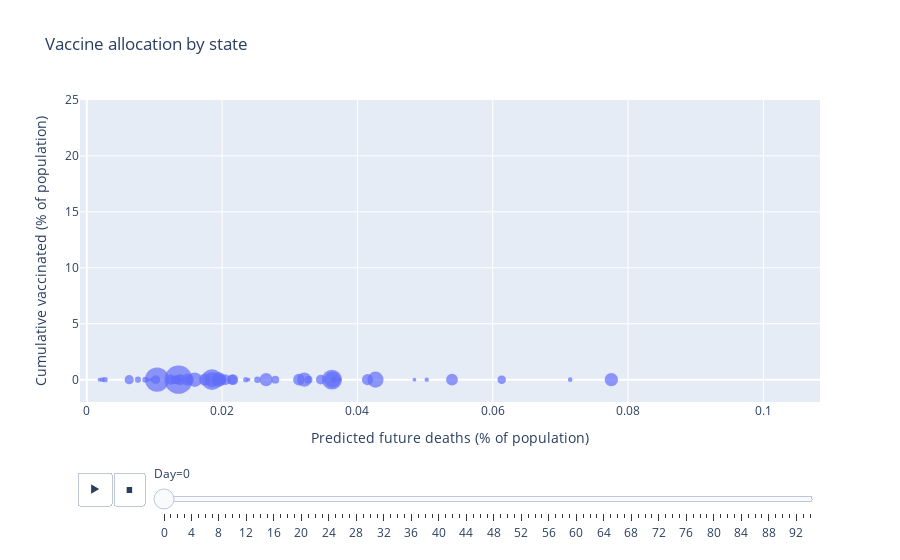

Notebook source saved alongside this figure:
### Code cell
scatter_animation(
    solution=solution,
    model=model
)

### Figure 1 — Plotly figure (JSON) as saved in the notebook; plotly's stock layout.template omitted (floating-point values rounded to 4 significant figures)
{"data": [{"hovertemplate": "Day=0<br>Predicted future deaths (% of population)=%{x}<br>Cumulative vaccinated (% of population)=%{y}<br>Population (M)=%{marker.size}<extra></extra>", "legendgroup": "", "marker": {"color": "#636efa", "line": {"width": 0}, "size": [4.888, 0.7374, 7.172, 3.014, 39.56, 5.696, 3.573, 0.9672, 0.7025, 21.3, 10.52, 1.42, 1.754, 12.74, 6.692, 3.156, 2.912, 4.468, 4.66, 1.338, 6.043, 6.902, 9.996, 5.611, 2.987, 6.126, 1.062, 1.929, 3.034, 1.356, 8.909, 2.095, 19.54, 10.38, 0.7601, 11.69, 3.943, 4.191, 12.81, 1.057, 5.084, 0.8822, 6.77, 28.7, 3.161, 0.6263, 8.518, 7.536, 1.806, 5.814, 0.5777], "sizemode": "area", "sizeref": 0.09889, "symbol": "circle"}, "mode": "markers", "name": "", "showlegend": false, "type": "scatter", "x": [0.02148, 0.001887, 0.01747, 0.01289, 0.01356, 0.02045, 0.06132, 0.05024, 0.04842, 0.0185, 0.01952, 0.002702, 0.008655, 0.04267, 0.03135, 0.03277, 0.02006, 0.01341, 0.03458, 0.01355, 0.04148, 0.05398, 0.03214, 0.0216, 0.02787, 0.0138, 0.002295, 0.03654, 0.01508, 0.0235, 0.07752, 0.02522, 0.03624, 0.01597, 0.0239, 0.01857, 0.01019, 0.006268, 0.03631, 0.07144, 0.01243, 0.03738, 0.01974, 0.01038, 0.01307, 0.009529, 0.02651, 0.01491, 0.007567, 0.0193, 0.009074], "xaxis": "x", "y": [0, 0, 0, 0, 0, 0, 0, 0, 0, 0, 0, 0, 0, 0, 0, 0, 0, 0, 0, 0, 0, 0, 0, 0, 0, 0, 0, 0, 0, 0, 0, 0, 0, 0, 0, 0, 0, 0, 0, 0, 0, 0, 0, 0, 0, 0, 0, 0, 0, 0, 0], "yaxis": "y"}], "layout": {"legend": {"itemsizing": "constant", "tracegroupgap": 0}, "sliders": [{"active": 0, "currentvalue": {"prefix": "Day="}, "len": 0.9, "pad": {"b": 10, "t": 60}, "steps": [{"args": [["0"], {"frame": {"duration": 0, "redraw": false}, "fromcurrent": true, "mode": "immediate", "transition": {"duration": 0, "easing": "linear"}}], "label": "0", "method": "animate"}, {"args": [["1"], {"frame": {"duration": 0, "redraw": false}, "fromcurrent": true, "mode": "immediate", "transition": {"duration": 0, "easing": "linear"}}], "label": "1", "method": "animate"}, {"args": [["2"], {"frame": {"duration": 0, "redraw": false}, "fromcurrent": true, "mode": "immediate", "transition": {"duration": 0, "easing": "linear"}}], "label": "2", "method": "animate"}, {"args": [["3"], {"frame": {"duration": 0, "redraw": false}, "fromcurrent": true, "mode": "immediate", "transition": {"duration": 0, "easing": "linear"}}], "label": "3", "method": "animate"}, {"args": [["4"], {"frame": {"duration": 0, "redraw": false}, "fromcurrent": true, "mode": "immediate", "transition": {"duration": 0, "easing": "linear"}}], "label": "4", "method": "animate"}, {"args": [["5"], {"frame": {"duration": 0, "redraw": false}, "fromcurrent": true, "mode": "immediate", "transition": {"duration": 0, "easing": "linear"}}], "label": "5", "method": "animate"}, {"args": [["6"], {"frame": {"duration": 0, "redraw": false}, "fromcurrent": true, "mode": "immediate", "transition": {"duration": 0, "easing": "linear"}}], "label": "6", "method": "animate"}, {"args": [["7"], {"frame": {"duration": 0, "redraw": false}, "fromcurrent": true, "mode": "immediate", "transition": {"duration": 0, "easing": "linear"}}], "label": "7", "method": "animate"}, {"args": [["8"], {"frame": {"duration": 0, "redraw": false}, "fromcurrent": true, "mode": "immediate", "transition": {"duration": 0, "easing": "linear"}}], "label": "8", "method": "animate"}, {"args": [["9"], {"frame": {"duration": 0, "redraw": false}, "fromcurrent": true, "mode": "immediate", "transition": {"duration": 0, "easing": "linear"}}], "label": "9", "method": "animate"}, {"args": [["10"], {"frame": {"duration": 0, "redraw": false}, "fromcurrent": true, "mode": "immediate", "transition": {"duration": 0, "easing": "linear"}}], "label": "10", "method": "animate"}, {"args": [["11"], {"frame": {"duration": 0, "redraw": false}, "fromcurrent": true, "mode": "immediate", "transition": {"duration": 0, "easing": "linear"}}], "label": "11", "method": "animate"}, {"args": [["12"], {"frame": {"duration": 0, "redraw": false}, "fromcurrent": true, "mode": "immediate", "transition": {"duration": 0, "easing": "linear"}}], "label": "12", "method": "animate"}, {"args": [["13"], {"frame": {"duration": 0, "redraw": false}, "fromcurrent": true, "mode": "immediate", "transition": {"duration": 0, "easing": "linear"}}], "label": "13", "method": "animate"}, {"args": [["14"], {"frame": {"duration": 0, "redraw": false}, "fromcurrent": true, "mode": "immediate", "transition": {"duration": 0, "easing": "linear"}}], "label": "14", "method": "animate"}, {"args": [["15"], {"frame": {"duration": 0, "redraw": false}, "fromcurrent": true, "mode": "immediate", "transition": {"duration": 0, "easing": "linear"}}], "label": "15", "method": "animate"}, {"args": [["16"], {"frame": {"duration": 0, "redraw": false}, "fromcurrent": true, "mode": "immediate", "transition": {"duration": 0, "easing": "linear"}}], "label": "16", "method": "animate"}, {"args": [["17"], {"frame": {"duration": 0, "redraw": false}, "fromcurrent": true, "mode": "immediate", "transition": {"duration": 0, "easing": "linear"}}], "label": "17", "method": "animate"}, {"args": [["18"], {"frame": {"duration": 0, "redraw": false}, "fromcurrent": true, "mode": "immediate", "transition": {"duration": 0, "easing": "linear"}}], "label": "18", "method": "animate"}, {"args": [["19"], {"frame": {"duration": 0, "redraw": false}, "fromcurrent": true, "mode": "immediate", "transition": {"duration": 0, "easing": "linear"}}], "label": "19", "method": "animate"}, {"args": [["20"], {"frame": {"duration": 0, "redraw": false}, "fromcurrent": true, "mode": "immediate", "transition": {"duration": 0, "easing": "linear"}}], "label": "20", "method": "animate"}, {"args": [["21"], {"frame": {"duration": 0, "redraw": false}, "fromcurrent": true, "mode": "immediate", "transition": {"duration": 0, "easing": "linear"}}], "label": "21", "method": "animate"}, {"args": [["22"], {"frame": {"duration": 0, "redraw": false}, "fromcurrent": true, "mode": "immediate", "transition": {"duration": 0, "easing": "linear"}}], "label": "22", "method": "animate"}, {"args": [["23"], {"frame": {"duration": 0, "redraw": false}, "fromcurrent": true, "mode": "immediate", "transition": {"duration": 0, "easing": "linear"}}], "label": "23", "method": "animate"}, {"args": [["24"], {"frame": {"duration": 0, "redraw": false}, "fromcurrent": true, "mode": "immediate", "transition": {"duration": 0, "easing": "linear"}}], "label": "24", "method": "animate"}, {"args": [["25"], {"frame": {"duration": 0, "redraw": false}, "fromcurrent": true, "mode": "immediate", "transition": {"duration": 0, "easing": "linear"}}], "label": "25", "method": "animate"}, {"args": [["26"], {"frame": {"duration": 0, "redraw": false}, "fromcurrent": true, "mode": "immediate", "transition": {"duration": 0, "easing": "linear"}}], "label": "26", "method": "animate"}, {"args": [["27"], {"frame": {"duration": 0, "redraw": false}, "fromcurrent": true, "mode": "immediate", "transition": {"duration": 0, "easing": "linear"}}], "label": "27", "method": "animate"}, {"args": [["28"], {"frame": {"duration": 0, "redraw": false}, "fromcurrent": true, "mode": "immediate", "transition": {"duration": 0, "easing": "linear"}}], "label": "28", "method": "animate"}, {"args": [["29"], {"frame": {"duration": 0, "redraw": false}, "fromcurrent": true, "mode": "immediate", "transition": {"duration": 0, "easing": "linear"}}], "label": "29", "method": "animate"}, {"args": [["30"], {"frame": {"duration": 0, "redraw": false}, "fromcurrent": true, "mode": "immediate", "transition": {"duration": 0, "easing": "linear"}}], "label": "30", "method": "animate"}, {"args": [["31"], {"frame": {"duration": 0, "redraw": false}, "fromcurrent": true, "mode": "immediate", "transition": {"duration": 0, "easing": "linear"}}], "label": "31", "method": "animate"}, {"args": [["32"], {"frame": {"duration": 0, "redraw": false}, "fromcurrent": true, "mode": "immediate", "transition": {"duration": 0, "easing": "linear"}}], "label": "32", "method": "animate"}, {"args": [["33"], {"frame": {"duration": 0, "redraw": false}, "fromcurrent": true, "mode": "immediate", "transition": {"duration": 0, "easing": "linear"}}], "label": "33", "method": "animate"}, {"args": [["34"], {"frame": {"duration": 0, "redraw": false}, "fromcurrent": true, "mode": "immediate", "transition": {"duration": 0, "easing": "linear"}}], "label": "34", "method": "animate"}, {"args": [["35"], {"frame": {"duration": 0, "redraw": false}, "fromcurrent": true, "mode": "immediate", "transition": {"duration": 0, "easing": "linear"}}], "label": "35", "method": "animate"}, {"args": [["36"], {"frame": {"duration": 0, "redraw": false}, "fromcurrent": true, "mode": "immediate", "transition": {"duration": 0, "easing": "linear"}}], "label": "36", "method": "animate"}, {"args": [["37"], {"frame": {"duration": 0, "redraw": false}, "fromcurrent": true, "mode": "immediate", "transition": {"duration": 0, "easing": "linear"}}], "label": "37", "method": "animate"}, {"args": [["38"], {"frame": {"duration": 0, "redraw": false}, "fromcurrent": true, "mode": "immediate", "transition": {"duration": 0, "easing": "linear"}}], "label": "38", "method": "animate"}, {"args": [["39"], {"frame": {"duration": 0, "redraw": false}, "fromcurrent": true, "mode": "immediate", "transition": {"duration": 0, "easing": "linear"}}], "label": "39", "method": "animate"}, {"args": [["40"], {"frame": {"duration": 0, "redraw": false}, "fromcurrent": true, "mode": "immediate", "transition": {"duration": 0, "easing": "linear"}}], "label": "40", "method": "animate"}, {"args": [["41"], {"frame": {"duration": 0, "redraw": false}, "fromcurrent": true, "mode": "immediate", "transition": {"duration": 0, "easing": "linear"}}], "label": "41", "method": "animate"}, {"args": [["42"], {"frame": {"duration": 0, "redraw": false}, "fromcurrent": true, "mode": "immediate", "transition": {"duration": 0, "easing": "linear"}}], "label": "42", "method": "animate"}, {"args": [["43"], {"frame": {"duration": 0, "redraw": false}, "fromcurrent": true, "mode": "immediate", "transition": {"duration": 0, "easing": "linear"}}], "label": "43", "method": "animate"}, {"args": [["44"], {"frame": {"duration": 0, "redraw": false}, "fromcurrent": true, "mode": "immediate", "transition": {"duration": 0, "easing": "linear"}}], "label": "44", "method": "animate"}, {"args": [["45"], {"frame": {"duration": 0, "redraw": false}, "fromcurrent": true, "mode": "immediate", "transition": {"duration": 0, "easing": "linear"}}], "label": "45", "method": "animate"}, {"args": [["46"], {"frame": {"duration": 0, "redraw": false}, "fromcurrent": true, "mode": "immediate", "transition": {"duration": 0, "easing": "linear"}}], "label": "46", "method": "animate"}, {"args": [["47"], {"frame": {"duration": 0, "redraw": false}, "fromcurrent": true, "mode": "immediate", "transition": {"duration": 0, "easing": "linear"}}], "label": "47", "method": "animate"}, {"args": [["48"], {"frame": {"duration": 0, "redraw": false}, "fromcurrent": true, "mode": "immediate", "transition": {"duration": 0, "easing": "linear"}}], "label": "48", "method": "animate"}, {"args": [["49"], {"frame": {"duration": 0, "redraw": false}, "fromcurrent": true, "mode": "immediate", "transition": {"duration": 0, "easing": "linear"}}], "label": "49", "method": "animate"}, {"args": [["50"], {"frame": {"duration": 0, "redraw": false}, "fromcurrent": true, "mode": "immediate", "transition": {"duration": 0, "easing": "linear"}}], "label": "50", "method": "animate"}, {"args": [["51"], {"frame": {"duration": 0, "redraw": false}, "fromcurrent": true, "mode": "immediate", "transition": {"duration": 0, "easing": "linear"}}], "label": "51", "method": "animate"}, {"args": [["52"], {"frame": {"duration": 0, "redraw": false}, "fromcurrent": true, "mode": "immediate", "transition": {"duration": 0, "easing": "linear"}}], "label": "52", "method": "animate"}, {"args": [["53"], {"frame": {"duration": 0, "redraw": false}, "fromcurrent": true, "mode": "immediate", "transition": {"duration": 0, "easing": "linear"}}], "label": "53", "method": "animate"}, {"args": [["54"], {"frame": {"duration": 0, "redraw": false}, "fromcurrent": true, "mode": "immediate", "transition": {"duration": 0, "easing": "linear"}}], "label": "54", "method": "animate"}, {"args": [["55"], {"frame": {"duration": 0, "redraw": false}, "fromcurrent": true, "mode": "immediate", "transition": {"duration": 0, "easing": "linear"}}], "label": "55", "method": "animate"}, {"args": [["56"], {"frame": {"duration": 0, "redraw": false}, "fromcurrent": true, "mode": "immediate", "transition": {"duration": 0, "easing": "linear"}}], "label": "56", "method": "animate"}, {"args": [["57"], {"frame": {"duration": 0, "redraw": false}, "fromcurrent": true, "mode": "immediate", "transition": {"duration": 0, "easing": "linear"}}], "label": "57", "method": "animate"}, {"args": [["58"], {"frame": {"duration": 0, "redraw": false}, "fromcurrent": true, "mode": "immediate", "transition": {"duration": 0, "easing": "linear"}}], "label": "58", "method": "animate"}, {"args": [["59"], {"frame": {"duration": 0, "redraw": false}, "fromcurrent": true, "mode": "immediate", "transition": {"duration": 0, "easing": "linear"}}], "label": "59", "method": "animate"}, {"args": [["60"], {"frame": {"duration": 0, "redraw": false}, "fromcurrent": true, "mode": "immediate", "transition": {"duration": 0, "easing": "linear"}}], "label": "60", "method": "animate"}, {"args": [["61"], {"frame": {"duration": 0, "redraw": false}, "fromcurrent": true, "mode": "immediate", "transition": {"duration": 0, "easing": "linear"}}], "label": "61", "method": "animate"}, {"args": [["62"], {"frame": {"duration": 0, "redraw": false}, "fromcurrent": true, "mode": "immediate", "transition": {"duration": 0, "easing": "linear"}}], "label": "62", "method": "animate"}, {"args": [["63"], {"frame": {"duration": 0, "redraw": false}, "fromcurrent": true, "mode": "immediate", "transition": {"duration": 0, "easing": "linear"}}], "label": "63", "method": "animate"}, {"args": [["64"], {"frame": {"duration": 0, "redraw": false}, "fromcurrent": true, "mode": "immediate", "transition": {"duration": 0, "easing": "linear"}}], "label": "64", "method": "animate"}, {"args": [["65"], {"frame": {"duration": 0, "redraw": false}, "fromcurrent": true, "mode": "immediate", "transition": {"duration": 0, "easing": "linear"}}], "label": "65", "method": "animate"}, {"args": [["66"], {"frame": {"duration": 0, "redraw": false}, "fromcurrent": true, "mode": "immediate", "transition": {"duration": 0, "easing": "linear"}}], "label": "66", "method": "animate"}, {"args": [["67"], {"frame": {"duration": 0, "redraw": false}, "fromcurrent": true, "mode": "immediate", "transition": {"duration": 0, "easing": "linear"}}], "label": "67", "method": "animate"}, {"args": [["68"], {"frame": {"duration": 0, "redraw": false}, "fromcurrent": true, "mode": "immediate", "transition": {"duration": 0, "easing": "linear"}}], "label": "68", "method": "animate"}, {"args": [["69"], {"frame": {"duration": 0, "redraw": false}, "fromcurrent": true, "mode": "immediate", "transition": {"duration": 0, "easing": "linear"}}], "label": "69", "method": "animate"}, {"args": [["70"], {"frame": {"duration": 0, "redraw": false}, "fromcurrent": true, "mode": "immediate", "transition": {"duration": 0, "easing": "linear"}}], "label": "70", "method": "animate"}, {"args": [["71"], {"frame": {"duration": 0, "redraw": false}, "fromcurrent": true, "mode": "immediate", "transition": {"duration": 0, "easing": "linear"}}], "label": "71", "method": "animate"}, {"args": [["72"], {"frame": {"duration": 0, "redraw": false}, "fromcurrent": true, "mode": "immediate", "transition": {"duration": 0, "easing": "linear"}}], "label": "72", "method": "animate"}, {"args": [["73"], {"frame": {"duration": 0, "redraw": false}, "fromcurrent": true, "mode": "immediate", "transition": {"duration": 0, "easing": "linear"}}], "label": "73", "method": "animate"}, {"args": [["74"], {"frame": {"duration": 0, "redraw": false}, "fromcurrent": true, "mode": "immediate", "transition": {"duration": 0, "easing": "linear"}}], "label": "74", "method": "animate"}, {"args": [["75"], {"frame": {"duration": 0, "redraw": false}, "fromcurrent": true, "mode": "immediate", "transition": {"duration": 0, "easing": "linear"}}], "label": "75", "method": "animate"}, {"args": [["76"], {"frame": {"duration": 0, "redraw": false}, "fromcurrent": true, "mode": "immediate", "transition": {"duration": 0, "easing": "linear"}}], "label": "76", "method": "animate"}, {"args": [["77"], {"frame": {"duration": 0, "redraw": false}, "fromcurrent": true, "mode": "immediate", "transition": {"duration": 0, "easing": "linear"}}], "label": "77", "method": "animate"}, {"args": [["78"], {"frame": {"duration": 0, "redraw": false}, "fromcurrent": true, "mode": "immediate", "transition": {"duration": 0, "easing": "linear"}}], "label": "78", "method": "animate"}, {"args": [["79"], {"frame": {"duration": 0, "redraw": false}, "fromcurrent": true, "mode": "immediate", "transition": {"duration": 0, "easing": "linear"}}], "label": "79", "method": "animate"}, {"args": [["80"], {"frame": {"duration": 0, "redraw": false}, "fromcurrent": true, "mode": "immediate", "transition": {"duration": 0, "easing": "linear"}}], "label": "80", "method": "animate"}, {"args": [["81"], {"frame": {"duration": 0, "redraw": false}, "fromcurrent": true, "mode": "immediate", "transition": {"duration": 0, "easing": "linear"}}], "label": "81", "method": "animate"}, {"args": [["82"], {"frame": {"duration": 0, "redraw": false}, "fromcurrent": true, "mode": "immediate", "transition": {"duration": 0, "easing": "linear"}}], "label": "82", "method": "animate"}, {"args": [["83"], {"frame": {"duration": 0, "redraw": false}, "fromcurrent": true, "mode": "immediate", "transition": {"duration": 0, "easing": "linear"}}], "label": "83", "method": "animate"}, {"args": [["84"], {"frame": {"duration": 0, "redraw": false}, "fromcurrent": true, "mode": "immediate", "transition": {"duration": 0, "easing": "linear"}}], "label": "84", "method": "animate"}, {"args": [["85"], {"frame": {"duration": 0, "redraw": false}, "fromcurrent": true, "mode": "immediate", "transition": {"duration": 0, "easing": "linear"}}], "label": "85", "method": "animate"}, {"args": [["86"], {"frame": {"duration": 0, "redraw": false}, "fromcurrent": true, "mode": "immediate", "transition": {"duration": 0, "easing": "linear"}}], "label": "86", "method": "animate"}, {"args": [["87"], {"frame": {"duration": 0, "redraw": false}, "fromcurrent": true, "mode": "immediate", "transition": {"duration": 0, "easing": "linear"}}], "label": "87", "method": "animate"}, {"args": [["88"], {"frame": {"duration": 0, "redraw": false}, "fromcurrent": true, "mode": "immediate", "transition": {"duration": 0, "easing": "linear"}}], "label": "88", "method": "animate"}, {"args": [["89"], {"frame": {"duration": 0, "redraw": false}, "fromcurrent": true, "mode": "immediate", "transition": {"duration": 0, "easing": "linear"}}], "label": "89", "method": "animate"}, {"args": [["90"], {"frame": {"duration": 0, "redraw": false}, "fromcurrent": true, "mode": "immediate", "transition": {"duration": 0, "easing": "linear"}}], "label": "90", "method": "animate"}, {"args": [["91"], {"frame": {"duration": 0, "redraw": false}, "fromcurrent": true, "mode": "immediate", "transition": {"duration": 0, "easing": "linear"}}], "label": "91", "method": "animate"}, {"args": [["92"], {"frame": {"duration": 0, "redraw": false}, "fromcurrent": true, "mode": "immediate", "transition": {"duration": 0, "easing": "linear"}}], "label": "92", "method": "animate"}, {"args": [["93"], {"frame": {"duration": 0, "redraw": false}, "fromcurrent": true, "mode": "immediate", "transition": {"duration": 0, "easing": "linear"}}], "label": "93", "method": "animate"}, {"args": [["94"], {"frame": {"duration": 0, "redraw": false}, "fromcurrent": true, "mode": "immediate", "transition": {"duration": 0, "easing": "linear"}}], "label": "94", "method": "animate"}], "x": 0.1, "xanchor": "left", "y": 0, "yanchor": "top"}], "title": {"text": "Vaccine allocation by state"}, "updatemenus": [{"buttons": [{"args": [null, {"frame": {"duration": 3000, "redraw": false}, "fromcurrent": true, "mode": "immediate", "transition": {"duration": 500, "easing": "linear"}}], "label": "&#9654;", "method": "animate"}, {"args": [[null], {"frame": {"duration": 0, "redraw": false}, "fromcurrent": true, "mode": "immediate", "transition": {"duration": 0, "easing": "linear"}}], "label": "&#9724;", "method": "animate"}], "direction": "left", "pad": {"r": 10, "t": 70}, "showactive": false, "type": "buttons", "x": 0.1, "xanchor": "right", "y": 0, "yanchor": "top"}], "xaxis": {"anchor": "y", "domain": [0, 1], "range": [-0.001, 0.1084], "title": {"text": "Predicted future deaths (% of population)"}}, "yaxis": {"anchor": "x", "domain": [0, 1], "range": [-2, 25], "title": {"text": "Cumulative vaccinated (% of population)"}}}}
